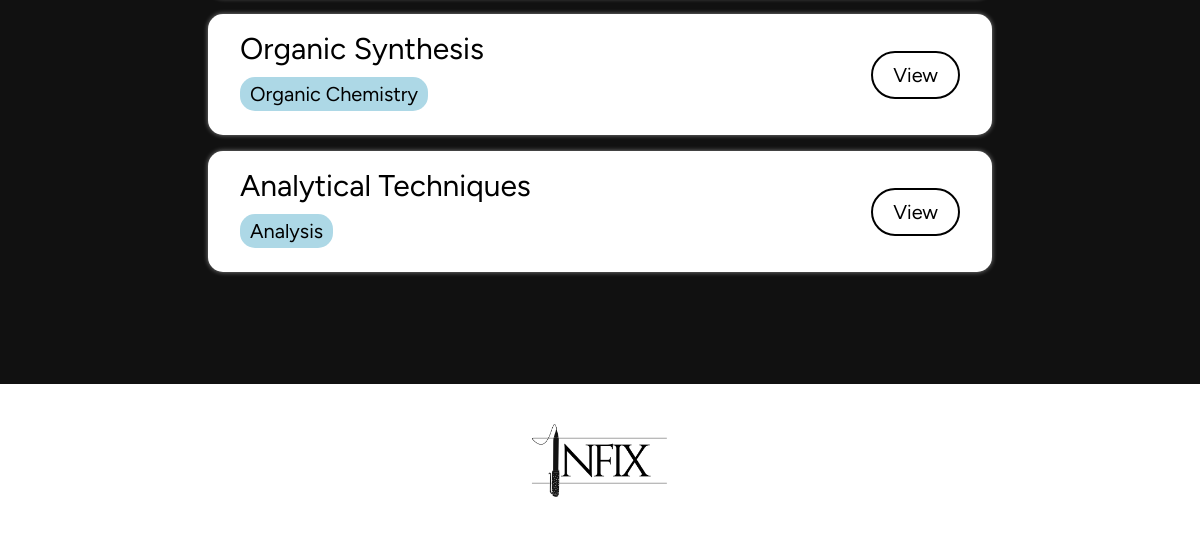
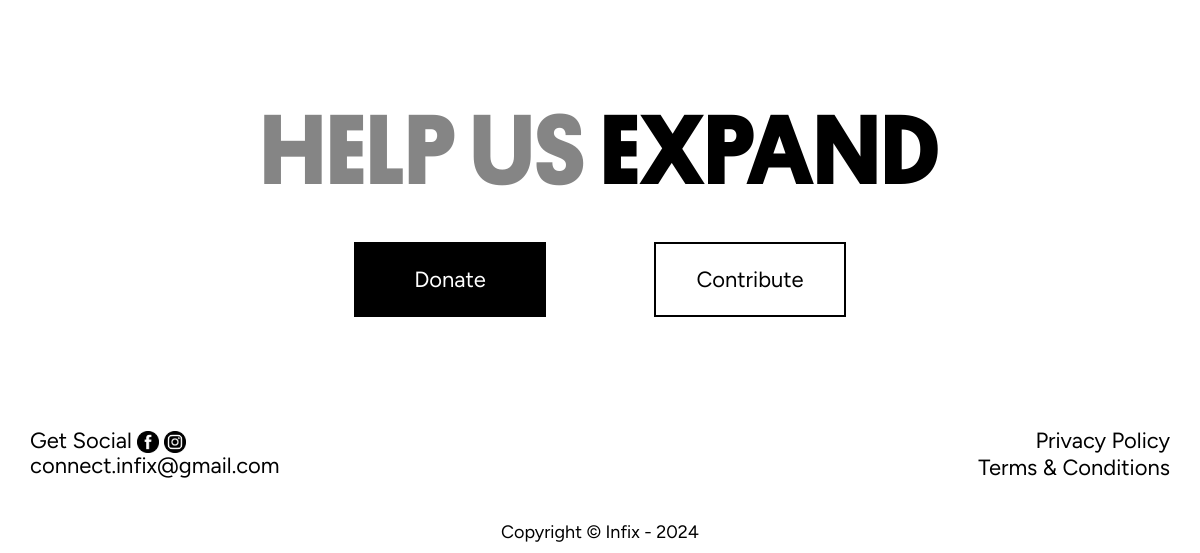
Before: /course/9701-A2 (signed in, lower part) with the older database file (2 pictures, top to bottom).
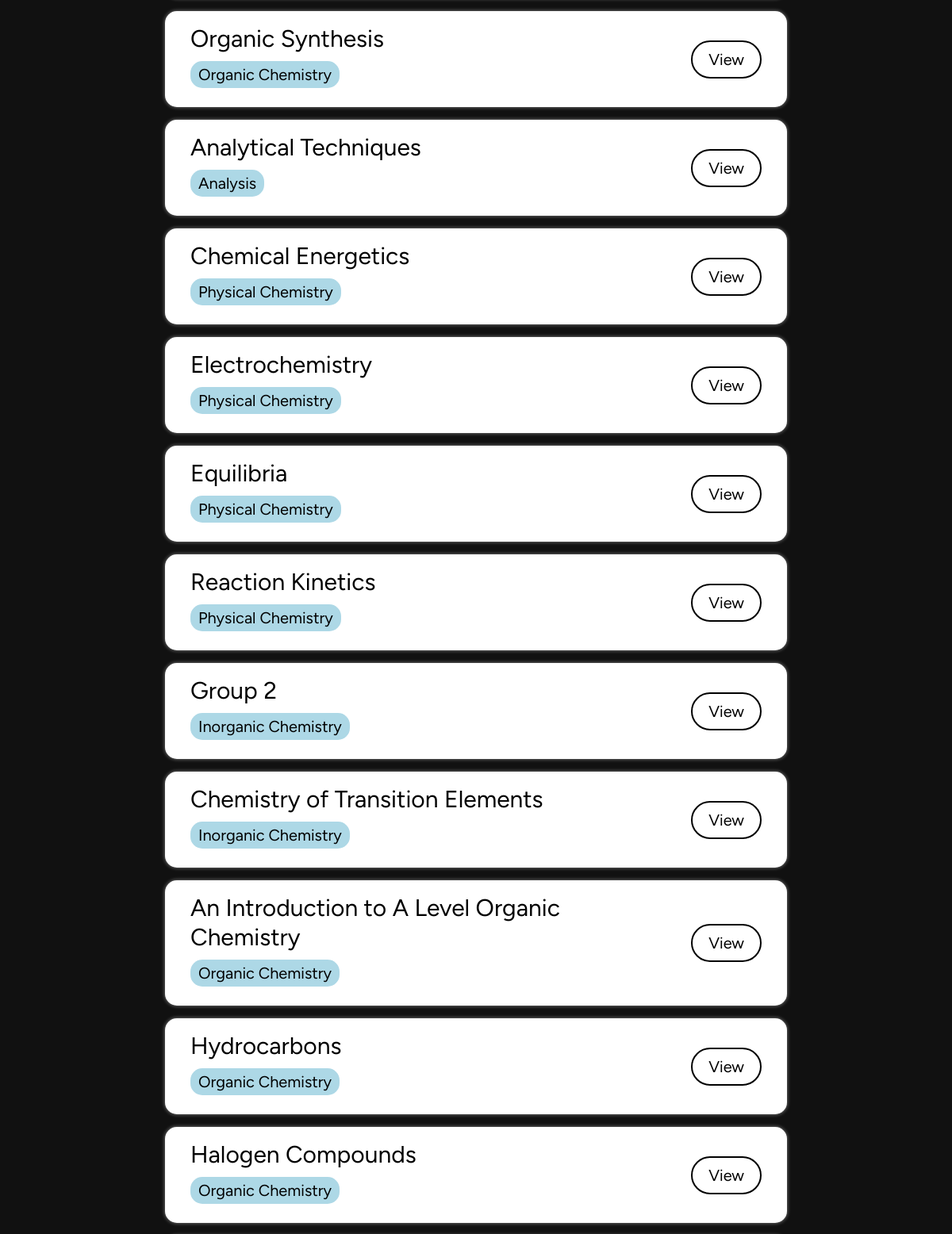
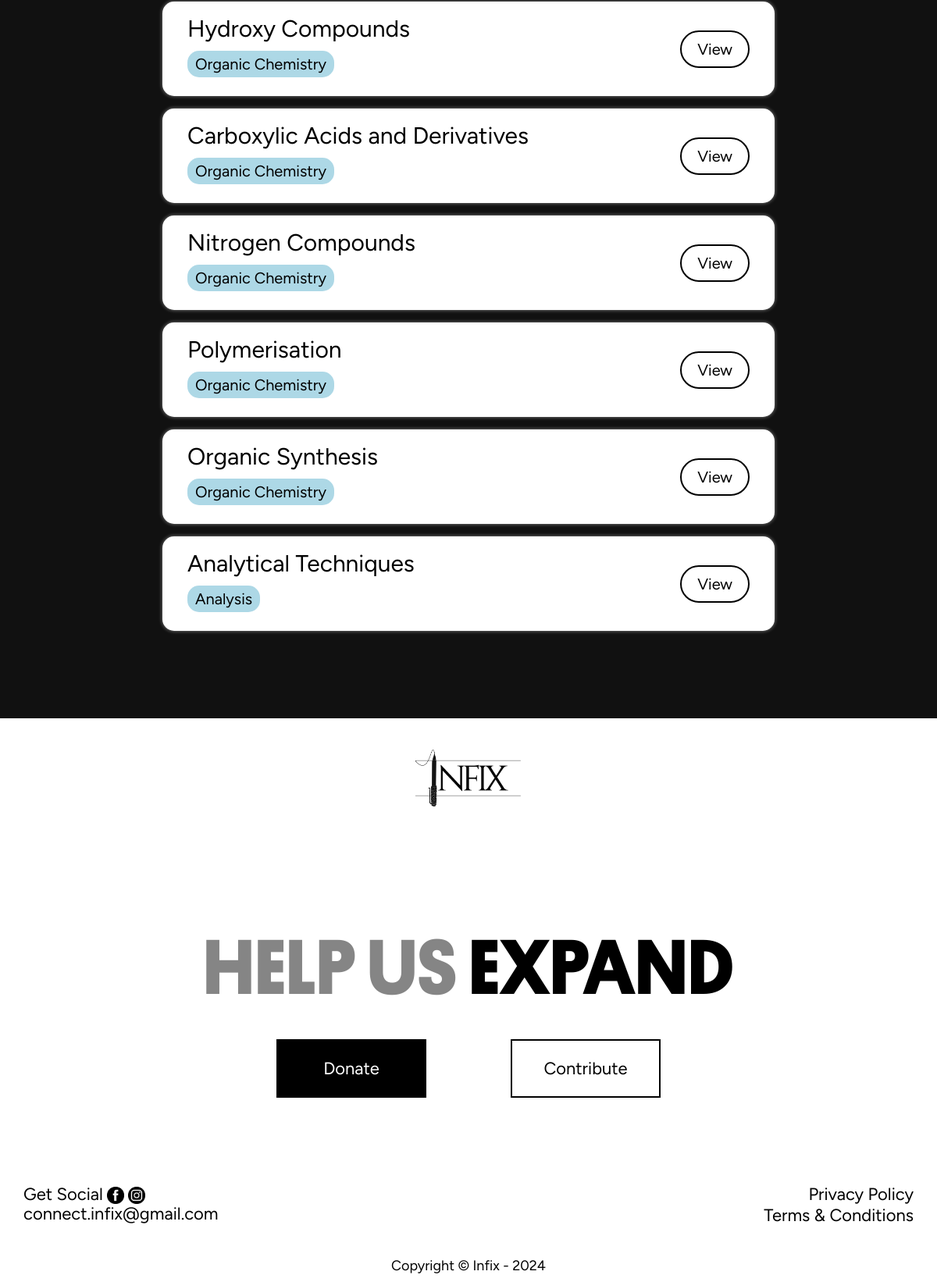
After: the same page with the newer database file (2 pictures, top to bottom).
### tables this page shows
CREATE TABLE topics (
    id INTEGER PRIMARY KEY AUTOINCREMENT,
    course_id INTEGER NOT NULL,
    title TEXT NOT NULL,
    category_id INTEGER NULL,
    seq_num INTEGER NOT NULL DEFAULT 0,
    FOREIGN KEY (course_id) REFERENCES courses(id) ON DELETE CASCADE
    FOREIGN KEY (category_id) REFERENCES categories(id) ON DELETE CASCADE
);

CREATE TABLE categories (
    id INTEGER PRIMARY KEY AUTOINCREMENT,
    name TEXT UNIQUE NULL
);

### app.py (the view)
@app.route('/course/<course_code>')
@login_required
def course_detail(course_code):
    course = db.execute("SELECT * FROM courses WHERE course_code = ?", course_code)
    if not course:
        flash('Course not found.', 'warning')
        return redirect('/dashboard')
    course_id = course[0]['id']
    topics = db.execute("SELECT * FROM topics WHERE course_id = ?", course_id)
    topics_with_categories = db.execute("""
        SELECT topics.id, topics.title, categories.name AS category, categories.id AS category_id
        FROM topics
        LEFT JOIN categories ON topics.category_id = categories.id
        WHERE topics.course_id = ?
    """, course_id)
    return render_template('course_detail.html', course=course[0], topics=topics_with_categories)

### app.py (called while the page is built)
@app.after_request
def after_request(response):
    response.headers["Cache-Control"] = "no-cache, no-store, must-revalidate"
    response.headers["Expires"] = "0"
    response.headers["Pragma"] = "no-cache"
    return response

### helpers.py (called while the page is built)
def login_required(f):
    @wraps(f)
    def decorated_function(*args, **kwargs):
        if session.get("user_id") is None:
            return redirect("/login")
        return f(*args, **kwargs)
    return decorated_function

### templates/course_detail.html (shortened to what this page needs)
{% extends 'base.html' %}
{% block styles %}
<link rel="stylesheet" href="{{ url_for('static', filename='css/course_detail.css') }}">
<link href="https://cdn.jsdelivr.net/npm/remixicon@4.3.0/fonts/remixicon.css" rel="stylesheet"/>
{% endblock %}
{% block content %}
<div id="course-section">
  <div class="topics-list">
    {% for topic in topics %}
    <div class="topic-container">
      <div class="text">
        <p>{{ topic.title }}</p>
        {% if topic.category_id %}
          <p class="category">{{ topic.category }}</p>
        {% endif %}
      </div>
      <div class="view-link">
        <a href="">View</a>
      </div>
    </div>
    {% endfor %}
  </div>
</div>
{% endblock %}

### templates/base.html (shortened to what this page needs)
<html lang="en">
<head>
  <link rel="stylesheet" href="{{ url_for('static', filename='css/styles.css') }}">
  <link href="https://cdn.jsdelivr.net/npm/remixicon@4.3.0/fonts/remixicon.css" rel="stylesheet"/>
  {% block styles %}{% endblock %}
</head>
<body>
  {% block content %}
  {% endblock %}
  {% block footer %}
  <div id="footer">
    <div class="infix-logo-top">
      <img src="../static/images/Black text, no bg.png" alt="Infix Logo Black" class="infix-logo">
    </div>
    <div class="help-us">
      <p class="help-us-expand"><span class="gray">HELP US</span> <span class="expand">EXPAND</span></p>
      <div class="action-buttons">
        <div class="whitebgBtn-contrast donate"><a href="./">Donate</a></div>
        <div class="whitebgBtn contribute"><a href="./">Contribute</a></div>
      </div>
    </div>
    <div class="links">
      <div class="socials">
        <div class="get-social">
          <span class="social-text">Get Social</span><a href="./"><img class="facebook-icon" src="../static/images/Facebook Icon.png" alt="Facebook Icon"></a><a href="./"><img class="instagram-icon" src="../static/images/Instagram Icon.png" alt="Instagram Icon">
        </div>
        <p class="contact-email">connect.infix@gmail.com</p>
      </div>
      <div class="other-links">
        <a href="./" class="privacy-policy">Privacy Policy</a>
        <br>
        <a href="./" class="tAndc">Terms & Conditions</a>
      </div>
    </div>
  </div>
  <div class="copyright">Copyright © Infix - 2024</div>
  {% endblock %}
</body>
</html>

### static/css/styles.css (style rules this page uses)
html { scroll-behavior: smooth; font-family: "Figtree", sans-serif; }
* { margin: 0; padding: 0; transition: all ease 0.3s; }
body, html { overflow-x: hidden; }
a { text-decoration: none; color: inherit; }
.whitebgBtn { position: relative; font-family: 'Figtree'; width: 100px; background: none; font-size: 22px; padding: 1em 2em; border: 2px solid black; transition: all ease 0.5s; display: flex; justify-content: center; align-items: center; }
.whitebgBtn a { color: black; text-align: center; display: block; z-index: 1; }
.whitebgBtn::before { content: ''; position: absolute; inset: 0px 8px; border-left: 2px solid transparent; border-right: 2px solid transparent; transition: all ease 0.5s; z-index: 0; }
.whitebgBtn::after { content: ''; position: absolute; inset: 8px 0px; border-top: 2px solid transparent; border-bottom: 2px solid transparent; transition: all ease 0.5s; z-index: 0; }
.whitebgBtn-contrast { position: relative; font-family: 'Figtree'; background-color: black; width: 100px; font-size: 22px; padding: 1em 2em; border: 2px solid black; transition: all ease 0.5s; }
.whitebgBtn-contrast a { color: white; display: flex; justify-content: center; align-items: center; z-index: 1; }
.whitebgBtn-contrast::before { content: ''; position: absolute; inset: 0px 8px; border-left: 2px solid transparent; border-right: 2px solid transparent; transition: all ease 0.5s; z-index: 0; }
.whitebgBtn-contrast::after { content: ''; position: absolute; inset: 8px 0px; border-top: 2px solid transparent; border-bottom: 2px solid transparent; transition: all ease 0.5s; z-index: 0; }
#footer { background-color: #ffffff; padding: 0; display: flex; flex-direction: column; justify-content: space-between; min-height: 85vh; }
.infix-logo-top { display: flex; justify-content:center; }
.infix-logo-top > .infix-logo { width: 150px; height: 150px; }
.help-us { display: flex; flex-direction: column; justify-content: space-between; align-items: center; }
.help-us-expand { font-size: 100px; font-family: 'Platform-Bold'; margin: 30px; }
.gray { color: #858585; }
.action-buttons { display: flex; width: 600px; justify-content: space-around; }
.facebook-icon, .instagram-icon { width: 22px; height: 22px; padding-left: 5px; margin-bottom: -5px; }
.links { font-size: 22px; display: flex; justify-content: space-between; margin: 30px; }
.contact-email { margin-top: -2px; }
.other-links { text-align: right; }
a { text-decoration: none; color: #000000; }
.copyright { display: flex; justify-content: center; padding: 10px; font-size: 18px; color: black; background-color: white; }

### static/css/course_detail.css (style rules this page uses)
#course-section { padding: calc(80px + 1rem) 0px; width: 100%; min-height: 100%; background-color: #111111; display: flex; flex-direction: column; justify-content: center; align-items: center; color: white; text-align: center; gap: 2em; }
.topics-list { display: flex; flex-direction: column; align-items: center; justify-content: center; gap: 1em; padding: 1em 0; }
.topic-container { background-color:white; color: black; display: flex; justify-content: space-between; align-items: center; width: 60vw; padding: 1em 2em; border-radius: 15px; box-shadow: 0 0 5px 0 rgba(255, 255, 255, 0.493); }
.text { display: flex; flex-direction: column; justify-content: center; align-items: flex-start; text-align: left; gap: 10px; width: 80%; }
.topic-container a { font-size: 20px; color: black; background-color: white; border: 2px solid black; padding: 10px 20px; border-radius: 30px; }
.text p { font-size: 30px; }
.text .category { font-size: 20px; background-color: lightblue; padding: 5px 10px; border-radius: 15px; margin-bottom: 8px; }

Changed rows visible on the page:
added topics: title "Chemical Energetics", category "Physical Chemistry"
added topics: title "Electrochemistry", category "Physical Chemistry"
added topics: title "Equilibria", category "Physical Chemistry"
added topics: title "Reaction Kinetics", category "Physical Chemistry"
added topics: title "Group 2", category "Inorganic Chemistry"
added topics: title "Chemistry of Transition Elements", category "Inorganic Chemistry"
added topics: title "An Introduction to A Level Organic Chemistry", category "Organic Chemistry"
added topics: title "Hydrocarbons", category "Organic Chemistry"
added topics: title "Halogen Compounds", category "Organic Chemistry"
added topics: title "Hydroxy Compounds", category "Organic Chemistry"
added topics: title "Carboxylic Acids and Derivatives", category "Organic Chemistry"
added topics: title "Nitrogen Compounds", category "Organic Chemistry"
added topics: title "Polymerisation", category "Organic Chemistry"
added topics: title "Organic Synthesis", category "Organic Chemistry"
added topics: title "Analytical Techniques", category "Analysis"
